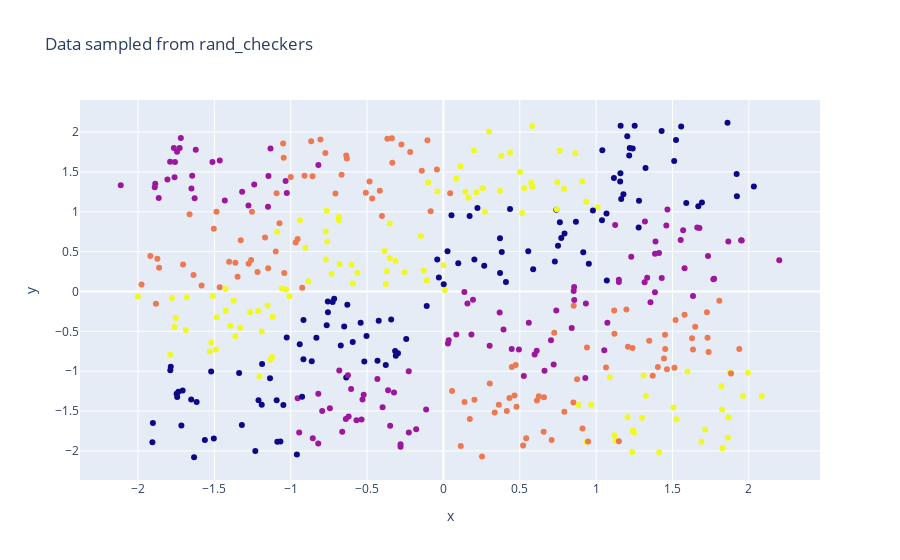

Notebook code for this chart:
### Markdown cell above
## Question 2

### Code cell
# sample data
data = rand_checkers(n1=114, n2=114, n3=114, n4=114)

# plot
fig = go.Figure(data=[
    go.Scatter(
        x=data[:, 0],
        y=data[:, 1],
        marker_color=data[:, 2],
        mode="markers"
    )
])

fig.update_layout(
    title="Data sampled from rand_checkers",
    xaxis_title="x",
    yaxis_title="y"
)

fig.show()

### Figure 1 — Plotly figure (JSON) as saved in the notebook; plotly's stock layout.template omitted (floating-point values rounded to 4 significant figures; data arrays with more than 128 entries replaced by an {"elided": "..."} marker saying what was removed)
{"data": [{"marker": {"color": {"elided": "448 int values"}}, "mode": "markers", "type": "scatter", "x": {"elided": "448 float values"}, "y": {"elided": "448 float values"}}], "layout": {"title": {"text": "Data sampled from rand_checkers"}, "xaxis": {"title": {"text": "x"}}, "yaxis": {"title": {"text": "y"}}}}
